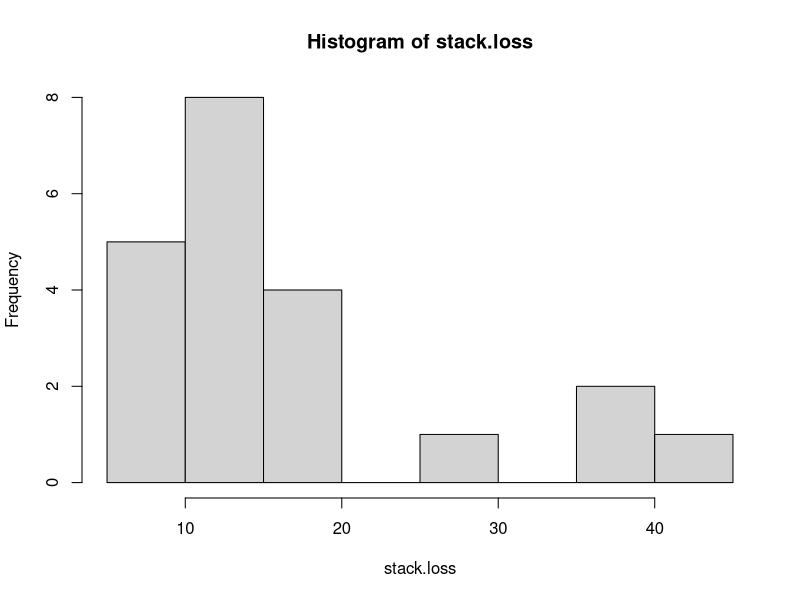
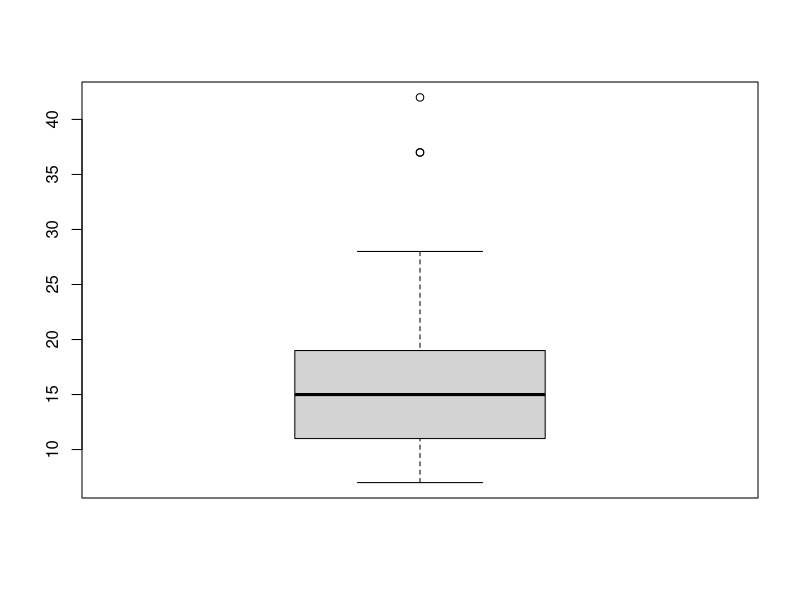
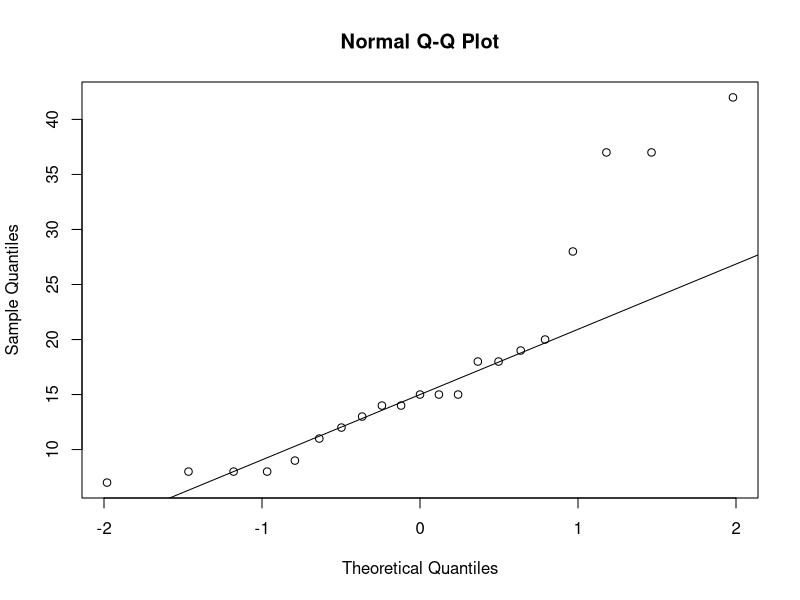

Write the R code that produced these figures, in order.
# ! Create a histogram for the variable stack.loss
histogram <- hist(stack.loss)
print(histogram)

# ! Create a boxplot for the variable stack.loss.
plot <- boxplot(stack.loss)
print(plot)

# ! Create a normal probability plot for the variable stack.loss.
data <- stack.loss
qqnorm(data)
qqline(data)

# ! delegation of four students is selected each year from a University to attend # nolint
# ! the National Student Association's annual meeting.
# ! In how many ways can a delegation be chosen if there are fifteen eligible students? # nolint
print(choose(15, 4))

# ! How many distint arrangments can be made from the letters of the word "logarithms"? # nolint
print(factorial(10))

# !Generate the given sequences in R: "1" "2" "3" "banana" "1" "2" "3" "banana" "1" "2" "3" "banana". # nolint
data <- c("1", "2", "3", "banana")
print(rep(data, 3))